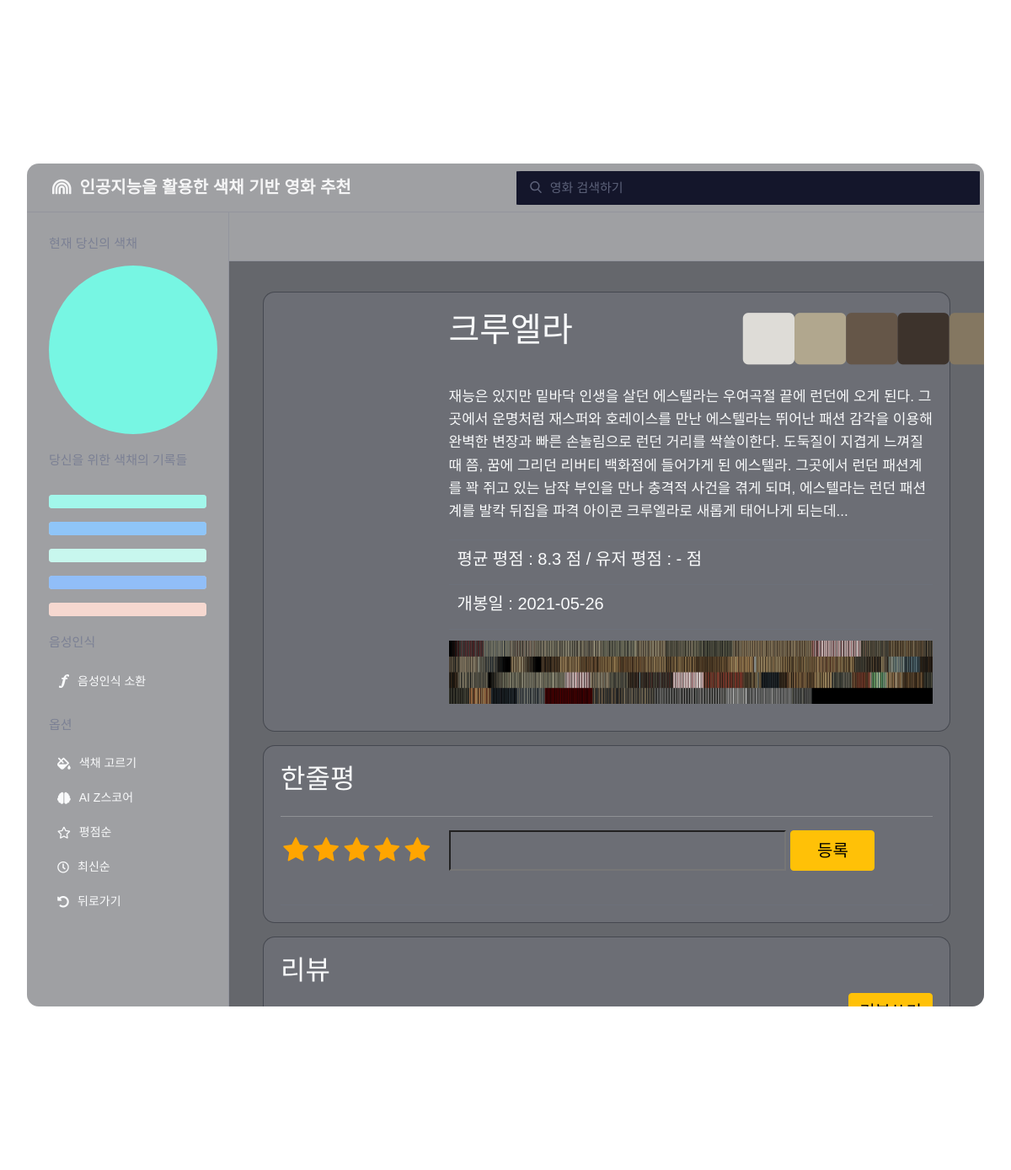
The app's page /movies/detail/54/ (signed in) with its own data.
### movies/models.py (models this page shows, shortened)
class UserColorRecord(models.Model):
    user = models.ForeignKey(settings.AUTH_USER_MODEL, on_delete=models.CASCADE)
    color = models.CharField(max_length=50)

class Movie(models.Model):
    title = models.CharField(max_length=50)
    overview = models.TextField()
    poster_url = models.TextField(null=True)
    naver_grade = models.FloatField(null=True)
    user_grade = models.IntegerField(null=True)
    release_date = models.TextField()

class Color(models.Model):
    movie = models.ForeignKey(Movie, on_delete=models.CASCADE)
    color = models.CharField(max_length=50, null=True) # Main Color
    color_url = models.TextField(null=True) # Frame
    color_1_R = models.CharField(max_length=50)
    color_1_G = models.CharField(max_length=50)
    color_1_B = models.CharField(max_length=50)
    color_2_R = models.CharField(max_length=50)
    color_2_G = models.CharField(max_length=50)
    color_2_B = models.CharField(max_length=50)
    color_3_R = models.CharField(max_length=50)
    color_3_G = models.CharField(max_length=50)
    color_3_B = models.CharField(max_length=50)
    color_4_R = models.CharField(max_length=50)
    color_4_G = models.CharField(max_length=50)
    color_4_B = models.CharField(max_length=50)
    color_5_R = models.CharField(max_length=50)
    color_5_G = models.CharField(max_length=50)
    color_5_B = models.CharField(max_length=50)

### movies/views.py (the view)
# urls.py: path('detail/<int:movie_pk>/', views.detail, name="detail"),
@login_required
@require_safe
def detail(request, movie_pk):
    if not request.user.usercolorrecord_set.all():
        return redirect('movies:choice')
    movie = Movie.objects.get(id = movie_pk)
    colors = request.user.usercolorrecord_set.all()                # Color List
    last_color = colors[len(colors)-1]                             # Picked Color
    colors = reversed(colors)                                      # Color Sort(Recently)
    comments = movie.comments.all()
    user_grade = 0
    if comments:
        for comment in comments:
            user_grade += comment.grade
        user_grade = 2*round(user_grade / len(comments),1)
    else:
        user_grade = "-"
    comments = MovieComment.objects.select_related('user').filter(movie = movie)
    reviews = Review.objects.select_related('user').filter(movie = movie)
    context = {
        'movie': movie,
        'colors': colors,
        'last_color': last_color,
        'user_grade': user_grade,
        'reviews': reviews,
        'comments': comments,
    }
    return render(request,'movies/detail.html', context)

### movies/templates/movies/detail.html (shortened to what this page needs)
{% extends 'base.html' %}
{% load static %}
{% block option_import %}
<link rel="stylesheet" href="https://cdnjs.cloudflare.com/ajax/libs/font-awesome/4.7.0/css/font-awesome.min.css">
<link rel="stylesheet" href="{% static 'movies/css/detail.css' %}">
{% endblock option_import %}
{% block back_URL %} "{% url 'movies:index' 1 %}" {% endblock back_URL %}
{% block content %}
<div class="main-container">
  <div class="main-header">
  </div>
  <div class="content-wrapper">
    <div class="content-section mt-3">
      <div class="app-card">
        <span>
          <div class="row">
            <div class="col-3">
            </div>
        </span>
        {% for color in movie.color_set.all %}
        <div class="col-9">
          <div class="row">
            <div class="col-7">
              <h1> {{ movie.title }} </h1>
            </div>
            <div class="col-5 d-flex justify-content-between align-items-center">
              <i class="fas fa-square" style="color: rgb({{color.color_1_R}},{{color.color_1_G}},{{color.color_1_B}}); font-size: 70px; opacity: 0.9;"></i>
              <i class="fas fa-square" style="color: rgb({{color.color_2_R}},{{color.color_2_G}},{{color.color_2_B}}); font-size: 70px; opacity: 0.9;"></i>
              <i class="fas fa-square" style="color: rgb({{color.color_3_R}},{{color.color_3_G}},{{color.color_3_B}}); font-size: 70px; opacity: 0.9;"></i>
              <i class="fas fa-square" style="color: rgb({{color.color_4_R}},{{color.color_4_G}},{{color.color_4_B}}); font-size: 70px; opacity: 0.9;"></i>
              <i class="fas fa-square" style="color: rgb({{color.color_5_R}},{{color.color_5_G}},{{color.color_5_B}}); font-size: 70px; opacity: 0.9;"></i>
            </div>
          </div>
          <div class="app-card__subtext">
            {{ movie.overview }}
          </div>
          <div style="font-size: 17px; font-weight: 400; line-height: 1.6em; border-bottom: 1px solid var(--border-color); padding: 10px;">
            <h5>평균 평점 : {{ movie.naver_grade }} 점 / 유저 평점 : {{ user_grade }} 점</h5>
          </div>
          <div style="font-size: 17px; font-weight: 400; line-height: 1.6em; border-bottom: 1px solid var(--border-color); padding: 10px;">
            <h5>개봉일 : {{ movie.release_date }}</h5>
          </div>
          <div class="d-flex justify-content-center align-items-center" style="height:100px;" data-toggle="modal" data-target="#imagemodal">
            {% with movie.pk|stringformat:"i" as moviepk %}
            {% with 'movies/images/'|add:moviepk|add:'.png' as image_static %}
            <img src="{% static image_static %}" alt="" class="h-75 w-100" id="color_url">
            {% endwith %}
            {% endwith %}
          </div>
        </div>
        {% endfor %}
      </div>
    </div>
    <div class="content-section mt-3">
      <div class="app-card">
        <h2> 한줄평 </h2>
        <hr>
        <div>
          <form action="{% url 'movies:movie_comment' movie.pk %}" method="POST" name="myform" id="myform"
            class="d-flex">
            <div id="full-stars-example-two">
              <div class="rating-group">
                <label aria-label="1 star" class="rating__label" for="grade-1"><i
                    class="rating__icon rating__icon--star fa fa-star"></i></label>
                <label aria-label="2 stars" class="rating__label" for="grade-2"><i
                    class="rating__icon rating__icon--star fa fa-star"></i></label>
                <label aria-label="3 stars" class="rating__label" for="grade-3"><i
                    class="rating__icon rating__icon--star fa fa-star"></i></label>
                <label aria-label="4 stars" class="rating__label" for="grade-4"><i
                    class="rating__icon rating__icon--star fa fa-star"></i></label>
                <label aria-label="5 stars" class="rating__label" for="grade-5"><i
                    class="rating__icon rating__icon--star fa fa-star"></i></label>
              </div>
            </div>
            <input type="text" name="content" style="background: none; margin-left: 20px; width: 400px; color:white;">
            <button class="btn btn-warning" style="font-weight: 500px; font-size: 20px; margin-left: 5px; width:100px;">등록</button>
          </form>
        </div>
        <div class="app-card__subtext">
        </div>
      </div>
      <div class="content-section mt-3">
        <div class="app-card">
          <h2> 리뷰 </h2>
          <h4 style="text-align: right;"> <a href="{% url 'movies:review_create' movie.pk %}">
          <button class="btn btn-warning" style="font-weight: 500px; font-size: 20px; margin-left: 5px; width:100px;"> 리뷰쓰기 </button></a></h4>
        </div>
      </div>
    </div>
  </div>
</div>
{% endblock content %}

### templates/base.html (shortened to what this page needs)
{% load static %}
<!DOCTYPE html>
<html lang="ko">
  <head>
    <link rel="stylesheet" href="https://cdnjs.cloudflare.com/ajax/libs/normalize/5.0.0/normalize.min.css">
    <link href="https://cdn.jsdelivr.net/npm/bootstrap@5.1.3/dist/css/bootstrap.min.css" rel="stylesheet"
>
    <link rel="stylesheet" href="https://pro.fontawesome.com/releases/v5.10.0/css/all.css"/>
    <link rel="stylesheet" href="{% static 'css/base.css' %}">
    {% block option_import %}{% endblock option_import %}
  </head>
  <body style="font-family: 'Noto Sans KR', sans-serif;">
    <div class="video-bg">
      <video width="320" height="240" autoplay loop muted>
        <source src="{% static 'videos/background.mp4' %}" type="video/mp4">
      </video>
    </div>
    <div class="app">
      <div class="header" style="padding: 0px;">
        <div class="header-menu">
          <a class="menu-link " href="{% url 'movies:index' 1 %}"
            style="font-size: 20px; color: white; font-weight: bolder; opacity: 0.9;"> <i class="fas fa-rainbow" style="margin-right:10px; "></i>인공지능을 활용한 색채 기반 영화 추천</a>
        </div>
        <form action="{% url 'movies:index' 4 %}">
        <div class="search-bar" style="max-width: 2000px; margin-left: 150px;">
          <input id="searchInput" name="searchData" type="text" placeholder="영화 검색하기" style="width:550px; border-radius: 1%">
        </div>
        </form>
        <div class="header-profile d-flex justify-content-center align-items-center">
        </div>
      </div>
      <div class="wrapper">
        <div class="left-side">
          <div class="side-wrapper">
            <div class="side-title">현재 당신의 색채</div>
            <div class="side-menu">
              <div
                style="width:200px; height:200px; border-radius:50%; opacity: 0.9; background: {{ last_color.color }};">
              </div>
            </div>
          </div>
          <div class="side-wrapper">
            <div class="side-title">당신을 위한 색채의 기록들</div>
            <div class="side-menu">
              {% for color in colors %}
              <div class="progress mt-3">
                <div class="progress-bar" role="progressbar" style="width: 100%; opacity: 0.6; background-color: {{ color.color }};" aria-valuenow="100" aria-valuemin="0" aria-valuemax="100">
                  <form action="{% url 'movies:usercolor_update' color.color %}" method="POST">
                    <button style="width: 100%; height: 100%; background-color: transparent; background-repeat: no-repeat; border: none; cursor: pointer; overflow: hidden; outline: none;"></button>
                  </form>
                </div>
              </div>
              {% endfor %}
            </div>
          </div>
          <div class="side-wrapper">
            <div class="side-title">음성인식</div>
            <div class="side-menu">
              <a href="#" data-toggle="modal" data-target="#voiceModal">
                음성인식 소환
              </a>
            </div>
          </div>
          <div class="side-wrapper">
            <div class="side-title">옵션</div>
            <div class="side-menu">
              <a href="{% url 'movies:choice' %}">
                <i class="fas fa-fill-drip" style="margin-right: 10px;"></i>
                색채 고르기
              </a>
              <a href="{% url 'movies:index' 1 %}">
                <i class="fas fa-brain" style="margin-right: 10px;"></i>
                AI Z스코어
              </a>
              <a href="{% url 'movies:index' 2 %}">
                <i class="far fa-star" style="margin-right: 10px;"></i>
                평점순
              </a>
              <a href="{% url 'movies:index' 3 %}">
                <i class="far fa-clock" style="margin-right: 10px;"></i>
                최신순
              </a>
              <a id="backTag" href={% block back_URL %} {% endblock back_URL %}>
                <i class="fas fa-undo-alt" style="margin-right: 10px;"></i>
                뒤로가기
              </a>
            </div>
          </div>
        </div>
        {% block content %}
        {% endblock content %}
      </div>
    </div>
  </body>
</html>

### static/css/base.css (style rules this page uses)
:root { --theme-bg-color: rgba(16 18 27 / 40%); --border-color: rgba(113 119 144 / 25%); --theme-color: #f9fafb; --inactive-color: rgb(113 119 144 / 78%); --body-font: "Poppins", sans-serif; --hover-menu-bg: rgba(12 15 25 / 30%); --content-title-color: #999ba5; --content-bg: rgb(146 151 179 / 13%); --button-inactive: rgb(249 250 251 / 55%); --dropdown-bg: #21242d; --dropdown-hover: rgb(42 46 60); --popup-bg: rgb(22 25 37); --search-bg: #14162b; --overlay-bg: rgba(36, 39, 59, 0.3); --scrollbar-bg: rgb(1 2 3 / 40%); }
body { font-family: var(--body-font); background-image: url('/static/images/background.png'); background-size: cover; background-position: center; display: flex; justify-content: center; align-items: center; flex-direction: column; padding: 2em; width: 100%; height: 100vh; }
.video-bg { position: fixed; right: 0; top: 0; width: 100%; height: 100%; }
.video-bg video { width: 100%; height: 100%; -o-object-fit: cover; object-fit: cover; }
img { max-width: 100%; }
.app { background-color: var(--theme-bg-color); max-width: 1600px; max-height: 1000px; height: 90vh; display: flex; flex-direction: column; overflow: hidden; width: 100%; border-radius: 14px; backdrop-filter: blur(20px); -webkit-backdrop-filter: blur(20px); font-size: 15px; font-weight: 500; }
.header { display: flex; align-items: center; flex-shrink: 0; height: 58px; width: 100%; border-bottom: 1px solid var(--border-color); padding: 0 30px; white-space: nowrap; }
.header-menu { display: flex; align-items: center; }
.header-menu a { padding: 20px 30px; text-decoration: none; color: var(--inactive-color); border-bottom: 2px solid transparent; transition: 0.3s; }
.search-bar { height: 40px; display: flex; width: 100%; max-width: 400px; padding-left: 16px; border-radius: 4px; }
.search-bar input { width: 100%; height: 100%; border: none; background-color: var(--search-bg); border-radius: 4px; font-family: var(--body-font); font-size: 15px; font-weight: 500; padding: 0 20px 0 40px; box-shadow: 0 0 0 2px rgba(134, 140, 160, 0.02); background-size: 14px; background-repeat: no-repeat; background-position: 16px 48%; color: var(--theme-color); }
.search-bar input::placeholder { font-family: var(--body-font); color: var(--inactive-color); font-size: 15px; font-weight: 500; }
.header-profile { display: flex; align-items: center; padding: 0 16px 0 40px; margin-left: auto; flex-shrink: 0; }
.wrapper { display: flex; flex-grow: 1; overflow: hidden; }
.left-side { flex-basis: 240px; border-right: 1px solid var(--border-color); padding: 26px; overflow: auto; flex-shrink: 0; }
.side-wrapper + .side-wrapper { margin-top: 20px; }
.side-title { color: var(--inactive-color); margin-bottom: 14px; }
.side-menu { display: flex; flex-direction: column; white-space: nowrap; }
.side-menu a { text-decoration: none; color: var(--theme-color); display: flex; align-items: center; font-weight: 400; padding: 10px; font-size: 14px; border-radius: 6px; transition: 0.3s; }
.side-menu svg { width: 16px; margin-right: 8px; }
.main-header { display: flex; align-items: center; border-bottom: 1px solid var(--border-color); height: 58px; flex-shrink: 0; }
.main-container { display: flex; flex-direction: column; flex-grow: 1; }
.content-wrapper { display: flex; flex-direction: column; color: var(--theme-color); padding: 20px 40px; height: 100%; overflow: auto; background-color: var(--theme-bg-color); }
.app-card { display: flex; flex-direction: column; width: 100%; font-size: 16px; background-color: var(--content-bg); border-radius: 14px; border: 1px solid var(--theme-bg-color); padding: 20px; cursor: pointer; transition: 0.3s ease; }
.app-card span { display: flex; align-items: center; }
.app-card__subtext { font-size: 17px; font-weight: 400; line-height: 1.6em; margin-top: 20px; border-bottom: 1px solid var(--border-color); padding-bottom: 20px; }

### movies/static/movies/css/detail.css (style rules this page uses)
#full-stars-example-two .rating-group { display: inline-flex; }
#full-stars-example-two .rating__icon { pointer-events: none; }
#full-stars-example-two .rating__label { cursor: pointer; padding: 0 0.1em; font-size: 2rem; }
#full-stars-example-two .rating__icon--star { color: orange; }

### records on screen
Color: user_grade "-"
Movie: title "크루엘라", overview "재능은 있지만 밑바닥 인생을 살던 에스텔라는 우여곡절 끝에 런던에 오게 된다. 그곳에서 운명처럼 재스퍼와 호레이스를 만난 에스텔라는 뛰어난 패션 감각을 이용해 완벽한 변장과 빠른 손놀림으로 런던 거리를 싹쓸이한다. 도둑질이 지겹게 느껴질 때 쯤, 꿈에 그리던 리버티 백화점에 들어가게 된 에스텔라. 그곳에서 런던 패션계를 꽉 쥐고 있는 남작 부인을 만나 충격적 사건을 겪게 되며, 에스텔라는 런던 패션계를 발칵 뒤집을 파격 아이콘 크루엘라로 새롭게 태어나게 되는데...", naver_grade "8.3", release_date "2021-05-26"
